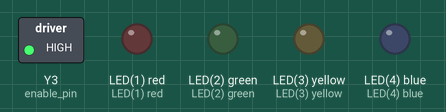
Bench run of a program on a simulated pyboard running MicroPython. On the bench: switched loads named in the program (green lamp = pin HIGH), output pins drawn as LEDs (lit = HIGH). The stepper is drawn at 200 steps a turn; pins used as bus, display or sensor lines are not drawn. At 2.1 s the program stops and its outputs stay as they are.

Above: at 2.1 s.
Timing chart, 0 to 3.6 s (numbered marks = the images above):
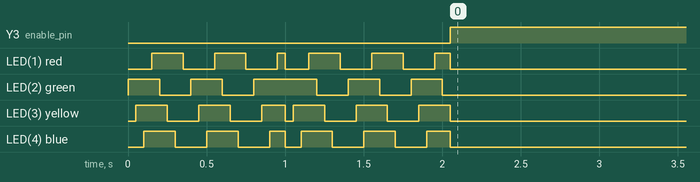

The program:

stepper_timer.py
```python
"""
Stepper motor control example using a A4988 carrier board
and a Timer
"""
import pyb

def disco(ms):
    """
    cycles LEDs on pyboard for ms milliseconds
    """
    leds = [pyb.LED(i) for i in range(1,5)]
    for l in leds:
        l.off()
    now = pyb.millis()
    n = 0
    try:
       while pyb.millis() <= now + ms:
          n = (n + 1) % 4
          leds[n].toggle()
          pyb.delay(50)
    finally:
        for l in leds:
            l.off()

def motor_cb1(t):
    step_pin.high()
    pyb.udelay(2)
    step_pin.low()

dir_pin = pyb.Pin('Y1', pyb.Pin.OUT_PP)
step_pin = pyb.Pin('Y2', pyb.Pin.OUT_PP)
enable_pin =pyb.Pin('Y3', pyb.Pin.OUT_PP)

enable_pin.high()  # high is stop
dir_pin.high()     # high is CCW looking down on shaft

tim1 = pyb.Timer(1, freq=1)

tim1.callback(motor_cb1)
tim1.init(freq = 1000)

enable_pin.low()
dir_pin.low()
disco(1000)
dir_pin.high()
disco(1000)
enable_pin.high()

tim1.deinit()
```

Measured:
- by itself, Y3 (enable_pin): LOW → HIGH at 2.1 s
- by itself, LED(1) red: LOW → HIGH at 0.15 s, → LOW 0.20 s later, → HIGH 0.20 s later, → LOW 0.20 s later, … (12 changes in this stretch)
- by itself, LED(2) green: LOW → HIGH at 0.00 s, → LOW 0.20 s later, → HIGH 0.20 s later, → LOW 0.20 s later, … (10 changes in this stretch)
- by itself, LED(3) yellow: LOW → HIGH at 0.05 s, → LOW 0.20 s later, → HIGH 0.20 s later, → LOW 0.20 s later, … (12 changes in this stretch)
- by itself, LED(4) blue: LOW → HIGH at 0.10 s, → LOW 0.20 s later, → HIGH 0.20 s later, → LOW 0.20 s later, … (12 changes in this stretch)
